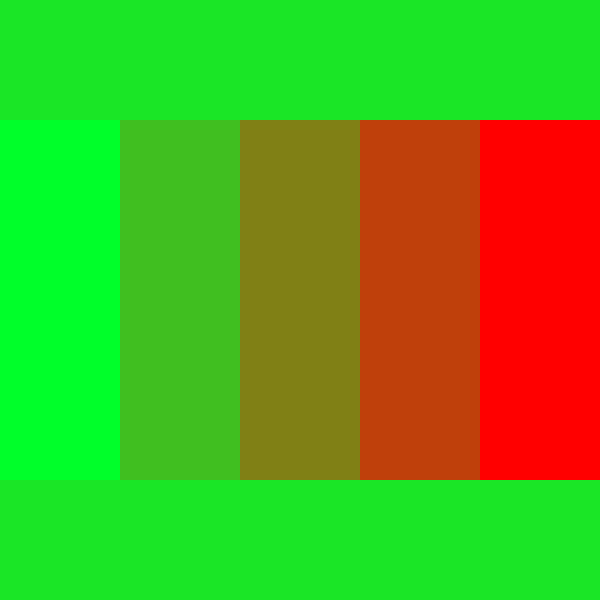
Frame 1 (no input)
Frame 60 (the mouse pressed at the canvas centre just before this capture): identical to frame 1, image omitted
Frame 120 (the mouse held since frame 60 and released just before this capture): identical to frame 1, image omitted

The Processing sketch that drew this single still picture (run headless with seeded random() and noise(); from frame 60 on, the mouse is pressed at the canvas centre):

// Processing sketch: GradientColors
// ── GradientColors.pde
int i;
int numColors = 5;
color gradientColors[] = { #00ff2a, #ff0000};
color bgColor = lerpColor(gradientColors[0], gradientColors[1], 0.1);

void setup() {
  size(600, 600);
}
void draw() {
  
  for (i = 0; i < width; i++) {
    
    int gradientMap = i / (width / numColors); 
    
    float t = map(gradientMap, 0, numColors - 1, 0, 1);
    color gradient = lerpColor(gradientColors[0], gradientColors[1], t);
    
    stroke(gradient);  
    line(i, 0, i, height);
  }
  fill(bgColor);
  noStroke();
  rect(0, 0, width, height/5);
  rect(0, height*4/5, width, height/5);
}
